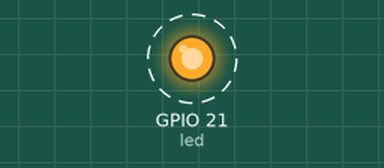
This program was run on a simulated Seeed XIAO ESP32-S3. On the bench: output pins drawn as LEDs (lit = HIGH). Dashed ring = blinking. What the program prints to the serial monitor is not drawn.

Above: at 1.5 s.
Timing chart, 0 to 5.6 s (numbered marks = the images above):
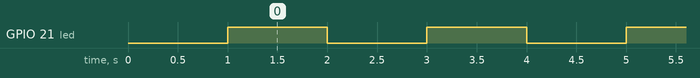

The program:

main.cpp
```cpp
#include <Arduino.h>
#include "esp_err.h"
#include "esp_sleep.h"

int led = BUILTIN_LED;

#define BUTTON_PIN_BITMASK 0x200000000 // 2^33 in hex

#define uS_TO_S_FACTOR 1000000ULL  /* Conversion factor for micro seconds to seconds */
#define TIME_TO_SLEEP  5        /* Time ESP32 will go to sleep (in seconds) */

RTC_DATA_ATTR int bootCount = 0;


/*
Method to print the reason by which ESP32
has been awaken from sleep
*/
void print_wakeup_reason(){
  esp_sleep_wakeup_cause_t wakeup_reason;

  wakeup_reason = esp_sleep_get_wakeup_cause();

  switch(wakeup_reason)
  {
    case ESP_SLEEP_WAKEUP_EXT0 : Serial.println("Wakeup caused by external signal using RTC_IO"); break;
    case ESP_SLEEP_WAKEUP_EXT1 : Serial.println("Wakeup caused by external signal using RTC_CNTL"); break;
    case ESP_SLEEP_WAKEUP_TIMER : Serial.println("Wakeup caused by timer"); break;
    case ESP_SLEEP_WAKEUP_TOUCHPAD : Serial.println("Wakeup caused by touchpad"); break;
    case ESP_SLEEP_WAKEUP_ULP : Serial.println("Wakeup caused by ULP program"); break;
    default : Serial.printf("Wakeup was not caused by deep sleep: %d\n",wakeup_reason); break;
  }
}

void setup(){
  Serial.begin(9600);
  delay(1000); //Take some time to open up the Serial Monitor
  pinMode(led, OUTPUT);
  //digitalWrite(led, HIGH);   // turn the LED on
  //delay(1000);               // wait for a second
  //digitalWrite(led, LOW);    // turn the LED off
  //delay(1000);               // wait for a second

  //Increment boot number and print it every reboot
  ++bootCount;
  //Serial.println("Boot number: " + String(bootCount));

  //Print the wakeup reason for ESP32
  //print_wakeup_reason();

  //esp_sleep_enable_timer_wakeup(TIME_TO_SLEEP * uS_TO_S_FACTOR);
  Serial.println("Setup ESP32 to sleep for every " + String(TIME_TO_SLEEP) +
  " Seconds");

  //If you were to use ext1, you would use it like
  //esp_sleep_enable_ext1_wakeup(BUTTON_PIN_BITMASK,ESP_EXT1_WAKEUP_ANY_HIGH);

  //Go to sleep now
  //Serial.println("Going to sleep now");
  //Serial.flush();
  //esp_deep_sleep_start();
  //Serial.println("This will never be printed");
}

void loop(){
  digitalWrite(led, HIGH);   // turn the LED on
  delay(1000);               // wait for a second
  digitalWrite(led, LOW);    // turn the LED off
  delay(1000);               // wait for a second
  Serial.println("Bleep");
}
```

Measured:
- by itself, GPIO 21 (led): alternates HIGH for 1.0 s and LOW for 1.0 s
